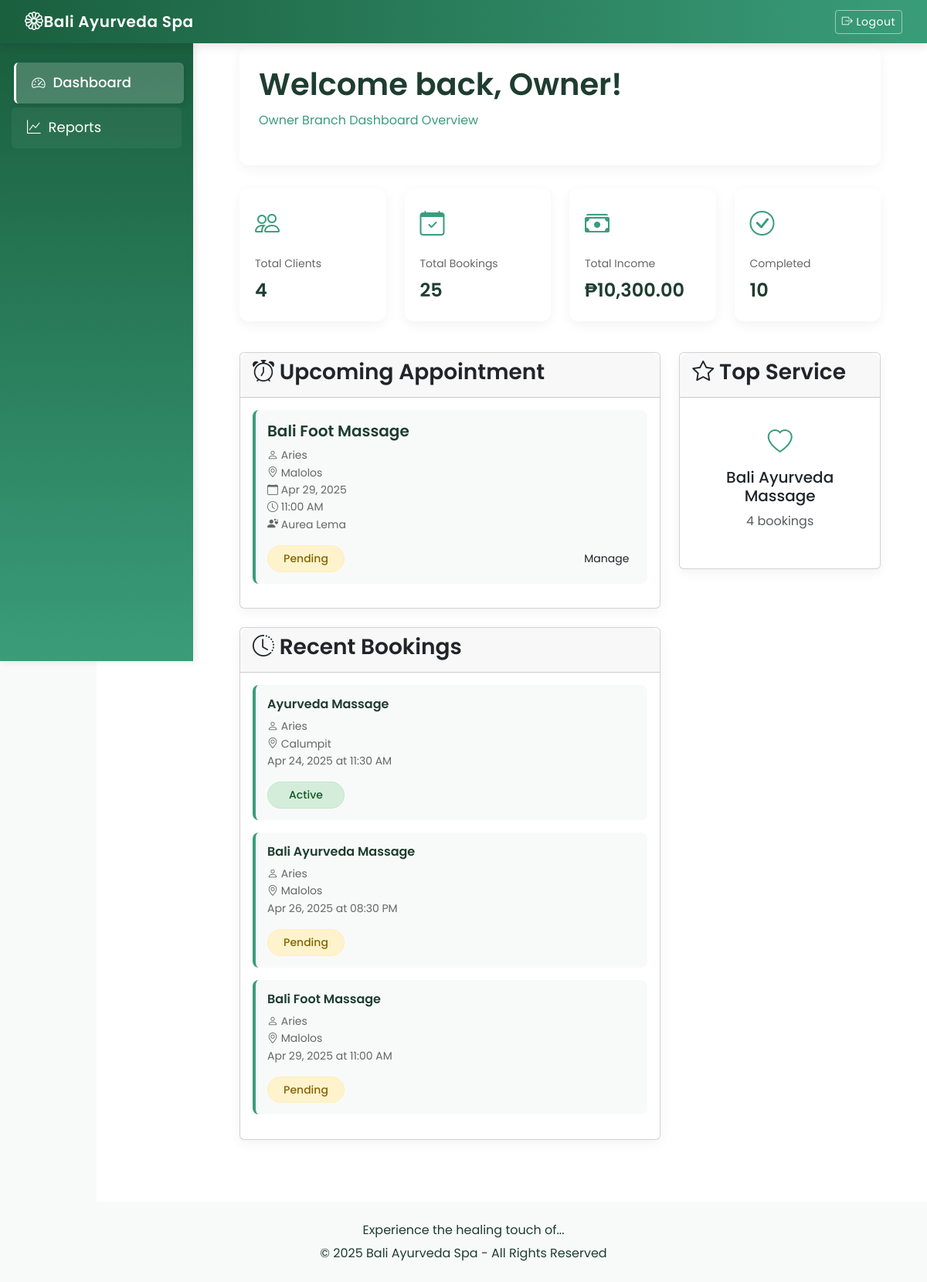
Page /admin/dashboard.php (signed in) on the committed database.
### tables this page shows
CREATE TABLE `bookings` (
  `id` int(11) NOT NULL AUTO_INCREMENT,
  `user_id` int(11) NOT NULL,
  `service_id` int(11) NOT NULL,
  `branch_id` int(11) DEFAULT NULL,
  `booking_date` date NOT NULL,
  `booking_time` time NOT NULL,
  `time_end` time DEFAULT NULL,
  `total_amount` decimal(10,2) NOT NULL,
  `vip_elite_amount` decimal(10,2) NOT NULL,
  `bed_used` int(11) DEFAULT 1,
  `number_of_clients` int(11) DEFAULT 1,
  `total_duration` int(11) NOT NULL COMMENT 'Total duration in minutes',
  `has_membership_card` tinyint(1) NOT NULL DEFAULT 0,
  `status` enum('Pending','Active','Completed','Cancelled') NOT NULL DEFAULT 'Pending',
  `receipt_number` varchar(20) NOT NULL,
  `notes` varchar(255) DEFAULT NULL,
  `created_at` timestamp NOT NULL DEFAULT current_timestamp(),
  `allow_reschedule` tinyint(1) DEFAULT 1,
  `membership_code` varchar(50) DEFAULT NULL,
  PRIMARY KEY (`id`),
  KEY `service_id` (`service_id`),
  KEY `user_id` (`user_id`),
  KEY `branch_id` (`branch_id`),
  CONSTRAINT `bookings_ibfk_1` FOREIGN KEY (`service_id`) REFERENCES `services` (`id`),
  CONSTRAINT `bookings_ibfk_3` FOREIGN KEY (`user_id`) REFERENCES `users` (`id`),
  CONSTRAINT `bookings_ibfk_4` FOREIGN KEY (`branch_id`) REFERENCES `branches` (`id`)
);

CREATE TABLE `services` (
  `id` int(11) NOT NULL AUTO_INCREMENT,
  `name` varchar(100) NOT NULL,
  `description` text DEFAULT NULL,
  `regular_rate` decimal(10,2) NOT NULL,
  `vip_elite_rate` decimal(10,2) NOT NULL,
  `duration` int(11) DEFAULT NULL COMMENT 'Duration in minutes',
  `category` enum('Regular','Body Healing') NOT NULL DEFAULT 'Regular',
  `is_active` tinyint(1) NOT NULL DEFAULT 1,
  PRIMARY KEY (`id`)
);

CREATE TABLE `users` (
  `id` int(11) NOT NULL AUTO_INCREMENT,
  `name` varchar(100) NOT NULL,
  `email` varchar(255) NOT NULL,
  `password_hash` varchar(255) NOT NULL,
  `is_verified` tinyint(1) NOT NULL DEFAULT 0,
  `otp_hash` varchar(255) DEFAULT NULL,
  `otp_expiry` datetime DEFAULT NULL,
  `created_at` timestamp NOT NULL DEFAULT current_timestamp(),
  `updated_at` timestamp NOT NULL DEFAULT current_timestamp() ON UPDATE current_timestamp(),
  PRIMARY KEY (`id`),
  UNIQUE KEY `email` (`email`)
);

CREATE TABLE `branches` (
  `id` int(11) NOT NULL AUTO_INCREMENT,
  `name` varchar(100) NOT NULL,
  `bed_count` int(11) DEFAULT 0,
  PRIMARY KEY (`id`)
);

### admin/dashboard.php (the view, shortened to what this page needs)
<?php
require '../includes/db.php';
$admin_id = $_SESSION['admin_id'];
$stmt = $conn->prepare("SELECT name, branch FROM admins WHERE id = ?");
$stmt->bind_param("i", $admin_id);
$stmt->execute();
$result = $stmt->get_result();
$admin = $result->fetch_assoc();
$branch = $admin['branch'];
$is_superadmin = ($branch === 'Owner');
if ($is_superadmin) {
    $stmt = $conn->prepare("SELECT COUNT(id) AS total_users FROM users");
}
$stmt->execute();
$result = $stmt->get_result();
$total_users = $result->fetch_assoc()['total_users'] ?? 0;
if ($is_superadmin) {
    $stmt = $conn->prepare("SELECT COUNT(id) AS total_bookings FROM bookings");
}
$stmt->execute();
$result = $stmt->get_result();
$total_bookings = $result->fetch_assoc()['total_bookings'] ?? 0;
if ($is_superadmin) {
    $stmt = $conn->prepare("
        SELECT SUM(
            CASE
                WHEN b.has_membership_card = 1 THEN b.vip_elite_amount
                ELSE b.total_amount
            END
        ) AS total_income
        FROM bookings b
        WHERE b.status = 'completed'
    ");
}
$stmt->execute();
$result = $stmt->get_result();
$total_income = $result->fetch_assoc()['total_income'] ?? 0;
$status_counts = [];
$statuses = ['Pending', 'Active', 'Completed', 'Cancelled'];
foreach ($statuses as $status) {
    if ($is_superadmin) {
        $stmt = $conn->prepare("SELECT COUNT(id) AS count FROM bookings WHERE status = ?");
        $stmt->bind_param("s", $status);
    }
    $stmt->execute();
    $result = $stmt->get_result();
    $status_counts[$status] = $result->fetch_assoc()['count'];
}
if ($is_superadmin) {
    $stmt = $conn->prepare("
        SELECT b.id, s.name AS service_name, br.name AS branch_name,
               b.booking_date, b.booking_time, b.status, b.receipt_number,
               u.name AS user_name, GROUP_CONCAT(t.name SEPARATOR ', ') AS therapist_names
        FROM bookings b
        JOIN services s ON b.service_id = s.id
        JOIN branches br ON b.branch_id = br.id
        JOIN users u ON b.user_id = u.id
        JOIN booking_therapists bt ON b.id = bt.booking_id
        JOIN therapists t ON bt.therapist_id = t.id
        WHERE b.booking_date >= CURDATE() AND b.status IN ('Pending', 'Active')
        GROUP BY b.id
        ORDER BY b.booking_date ASC, b.booking_time ASC
        LIMIT 1
    ");
}
$stmt->execute();
$result = $stmt->get_result();
$upcoming = $result->fetch_assoc();
if ($is_superadmin) {
    $stmt = $conn->prepare("
        SELECT b.id, s.name AS service_name, br.name AS branch_name,
               b.booking_date, b.booking_time, b.status, b.receipt_number,
               u.name AS user_name
        FROM bookings b
        JOIN services s ON b.service_id = s.id
        JOIN branches br ON b.branch_id = br.id
        JOIN users u ON b.user_id = u.id
        ORDER BY b.created_at DESC
        LIMIT 3
    ");
}
$stmt->execute();
$result = $stmt->get_result();
$recent_bookings = $result->fetch_all(MYSQLI_ASSOC);
if ($is_superadmin) {
    $stmt = $conn->prepare("
        SELECT s.name, COUNT(b.service_id) AS service_count
        FROM bookings b
        JOIN services s ON b.service_id = s.id
        WHERE b.status != 'Cancelled'
        GROUP BY b.service_id
        ORDER BY service_count DESC
        LIMIT 1
    ");
}
$stmt->execute();
$result = $stmt->get_result();
$top_service = $result->fetch_assoc();
function formatTime($time) {
    return date("h:i A", strtotime($time));
}
function formatDate($date) {
    return date("M j, Y", strtotime($date));
}
function getStatusBadge($status) {
    $classes = [
        'Pending' => 'status-Pending',
        'Upcoming' => 'status-Upcoming',
        'Active' => 'status-Active',
        'Completed' => 'status-Completed',
        'Cancelled' => 'status-Cancelled'
    ];
    return '<span class="status-badge ' . ($classes[$status] ?? 'status-Pending') . '">' . $status . '</span>';
}
?>
<!DOCTYPE html>
<html lang="en">
<head>
    <link href="https://cdn.jsdelivr.net/npm/bootstrap@5.3.0-alpha1/dist/css/bootstrap.min.css" rel="stylesheet">
    <link rel="stylesheet" href="https://cdn.jsdelivr.net/npm/bootstrap-icons@1.10.0/font/bootstrap-icons.css">
</head>
<body>
    <?php include '../includes/header.php'; ?>
    <div class="main-content">
        <div class="welcome-card">
            <h1 class="welcome-title">Welcome back, <?= htmlspecialchars($admin['name']) ?>!</h1>
            <p class="welcome-subtitle"><?= htmlspecialchars($admin['branch']) ?> Branch Dashboard Overview</p>
        </div>
        <div class="row stats-grid mb-4">
            <div class="col-md-3 mb-3">
                <div class="stats-card">
                    <div class="stats-icon">
                        <i class="bi bi-people"></i>
                    </div>
                    <div class="stats-title">Total Clients</div>
                    <div class="stats-value"><?= $total_users ?></div>
                </div>
            </div>
            <div class="col-md-3 mb-3">
                <div class="stats-card">
                    <div class="stats-icon">
                        <i class="bi bi-calendar-check"></i>
                    </div>
                    <div class="stats-title">Total Bookings</div>
                    <div class="stats-value"><?= $total_bookings ?></div>
                </div>
            </div>
            <div class="col-md-3 mb-3">
                <div class="stats-card">
                    <div class="stats-icon">
                        <i class="bi bi-cash-stack"></i>
                    </div>
                    <div class="stats-title">Total Income</div>
                    <div class="stats-value">₱<?= number_format($total_income, 2) ?></div>
                </div>
            </div>
            <div class="col-md-3 mb-3">
                <div class="stats-card">
                    <div class="stats-icon">
                        <i class="bi bi-check-circle"></i>
                    </div>
                    <div class="stats-title">Completed</div>
                    <div class="stats-value"><?= $status_counts['Completed'] ?></div>
                </div>
            </div>
        </div>
        <div class="row">
            <div class="col-lg-8">
                <div class="card mb-4">
                    <div class="card-header">
                        <h3 class="card-title"><i class="bi bi-alarm"></i> Upcoming Appointment</h3>
                    </div>
                    <div class="card-body">
                        <?php if ($upcoming): ?>
                            <div class="appointment-card">
                                <h5 class="appointment-service"><?= htmlspecialchars($upcoming['service_name']) ?></h5>
                                <p class="appointment-meta">
                                    <i class="bi bi-person"></i> <?= htmlspecialchars($upcoming['user_name']) ?><br>
                                    <i class="bi bi-geo-alt"></i> <?= htmlspecialchars($upcoming['branch_name']) ?><br>
                                    <i class="bi bi-calendar"></i> <?= formatDate($upcoming['booking_date']) ?><br>
                                    <i class="bi bi-clock"></i> <?= formatTime($upcoming['booking_time']) ?><br>
                                    <i class="bi bi-person-hearts"></i> <?= htmlspecialchars($upcoming['therapist_names']) ?>
                                </p>
                                <div class="d-flex justify-content-between align-items-center">
                                    <?= getStatusBadge($upcoming['status']) ?>
                                    <a href="manage_bookings.php" class="btn btn-sm btn-oblong">Manage</a>
                                </div>
                            </div>
                        <?php endif; ?>
                    </div>
                </div>
                <div class="card">
                    <div class="card-header">
                        <h3 class="card-title"><i class="bi bi-clock-history"></i> Recent Bookings</h3>
                    </div>
                    <div class="card-body">
                        <?php if (count($recent_bookings) > 0): ?>
                            <?php foreach ($recent_bookings as $booking): ?>
                                <div class="appointment-card mb-3">
                                    <h6 class="appointment-service"><?= htmlspecialchars($booking['service_name']) ?></h6>
                                    <p class="appointment-meta small">
                                        <i class="bi bi-person"></i> <?= htmlspecialchars($booking['user_name']) ?><br>
                                        <i class="bi bi-geo-alt"></i> <?= htmlspecialchars($booking['branch_name']) ?><br>
                                        <?= formatDate($booking['booking_date']) ?> at <?= formatTime($booking['booking_time']) ?>
                                    </p>
                                    <?= getStatusBadge($booking['status']) ?>
                                </div>
                            <?php endforeach; ?>
                        <?php endif; ?>
                    </div>
                </div>
            </div>
            <div class="col-lg-4">
                <div class="card mb-4">
                    <div class="card-header">
                        <h3 class="card-title"><i class="bi bi-star"></i> Top Service</h3>
                    </div>
                    <div class="card-body">
                        <?php if ($top_service): ?>
                            <div class="text-center py-3">
                                <i class="bi bi-heart" style="font-size: 2rem; color: var(--accent-green);"></i>
                                <h5 class="mt-2"><?= htmlspecialchars($top_service['name']) ?></h5>
                                <p class="text-muted"><?= $top_service['service_count'] ?> bookings</p>
                            </div>
                        <?php endif; ?>
                    </div>
                </div>
            </div>
        </div>
    </div>
</body>
</html>
<?php include '../includes/footer.php'; ?>

### rows in the picture
bookings: service.name "Bali Foot Massage", user.name "Aries", branch.name "Malolos", booking_date "Apr 29, 2025", booking_time "11:00 AM", status "Pending"
bookings: service.name "Ayurveda Massage", user.name "Aries", branch.name "Calumpit", booking_date "Apr 24, 2025", booking_time "11:30 AM", status "Active"
bookings: service.name "Bali Ayurveda Massage", user.name "Aries", branch.name "Malolos", booking_date "Apr 26, 2025", booking_time "08:30 PM", status "Pending"

### other values in the picture
$admin['name'] "Owner"
$admin['branch'] "Owner"
$total_users "4"
$total_bookings "25"
$total_income "10,300.00"
$status_counts['Completed'] "10"
$upcoming['therapist_names'] "Aurea Lema"
$top_service['name'] "Bali Ayurveda Massage"
$top_service['service_count'] "4"
